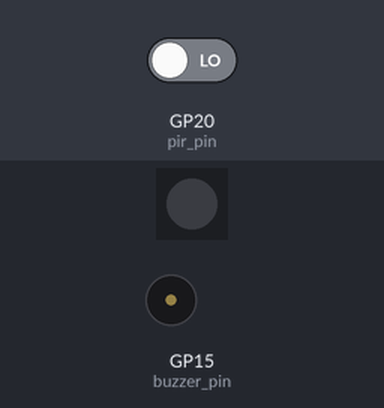
Recording of a program running on a simulated Raspberry Pi Pico running MicroPython. Parts: 1 RGB LEDs in strip order, left to right, buzzer (waves = sounding, pin HIGH). The inputs (shaded band) are chosen by the test bench; at power-on: GP20 (pir_pin) LOW.

Above: at 1.2 s.
1.3 s: GP20 (pir_pin) driven HIGH
At 2.7 s:
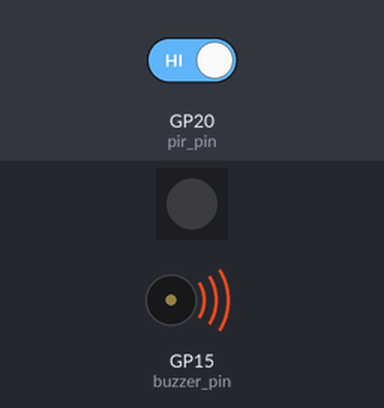
Timing chart, 0 to 7.9 s (numbered marks = the images above; inputs shaded):
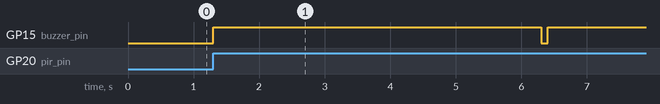

Measured:
- after the input at 1.3 s, GP15 (buzzer_pin): LOW → HIGH at once, → LOW 5.0 s later, → HIGH 0.10 s later

The program:

main.py
```python
'''
In this code, the PIR sensor is connected to pin GP20, the buzzer is connected to pin GP15,
and the neopixel is connected to pin GP0. The code checks for motion using the PIR sensor.
If motion is detected, the code turns on the buzzer to activate the alarm and turns on the
neopixel to indicate that the alarm is activated. The code waits for 5 seconds and then
turns off the buzzer and neopixel. The code loops continuously, checking for motion every 0.1 seconds.
'''

import machine
import neopixel
import time

# Set up the PIR sensor on pin GP20
pir_pin = machine.Pin(20, machine.Pin.IN)

# Set up the buzzer on pin GP15
buzzer_pin = machine.Pin(15, machine.Pin.OUT)

# Set up the neopixel on pin GP0
neopixel_pin = machine.Pin(0)
num_pixels = 1
pixels = neopixel.NeoPixel(neopixel_pin, num_pixels)

# Main loop
while True:
    # Check for motion using the PIR sensor
    if pir_pin.value() == 1:
        # Turn on the buzzer to activate the alarm
        buzzer_pin.value(1)

        # Turn on the neopixel to indicate the alarm is activated
        pixels[0] = (255, 0, 0)

        # Wait for 5 seconds
        time.sleep(5)

        # Turn off the buzzer and neopixel
        buzzer_pin.value(0)
        pixels[0] = (0, 0, 0)

    time.sleep(0.1)
```
